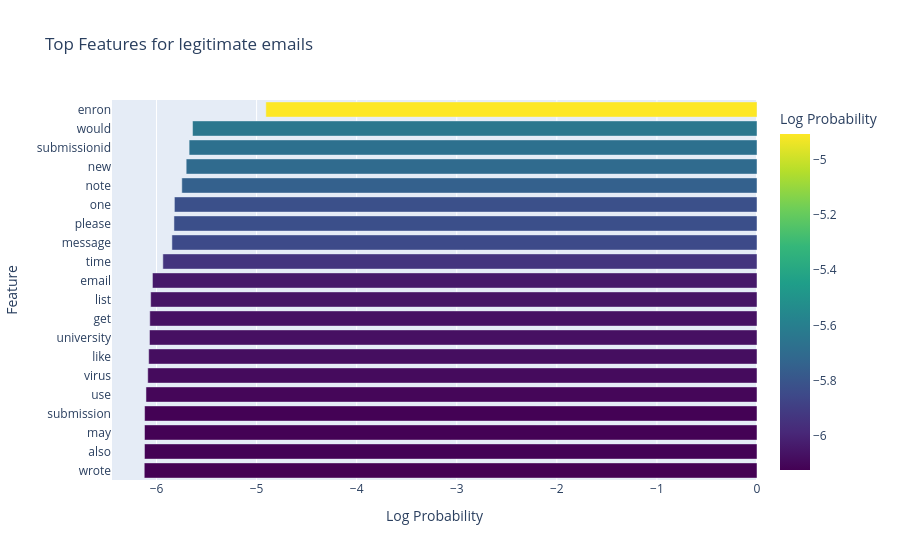
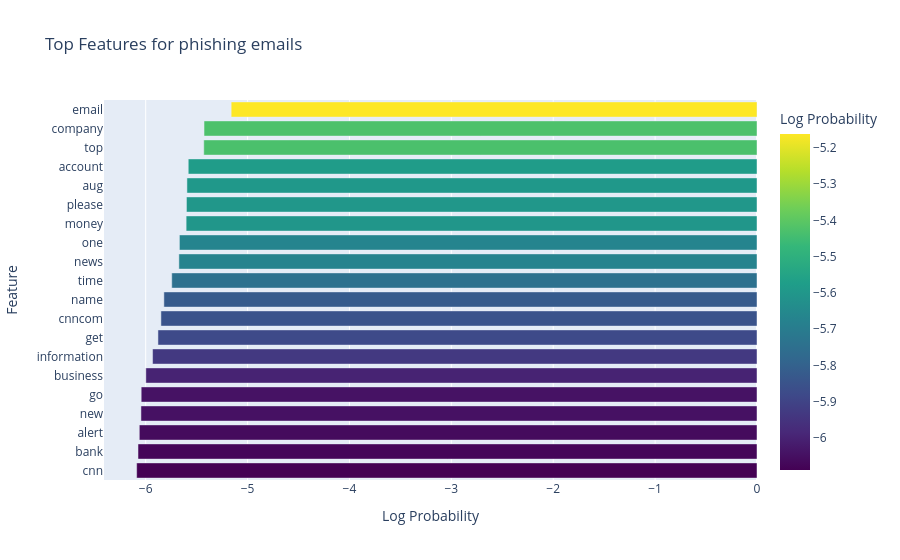

Here is the notebook cell these charts were saved with, in order:
### Markdown cell above
## Visualisation de l'Importance des Features

La **Visualisation de l'Importance des Features** met en évidence les mots ou expressions les plus influents utilisés par le **classifieur Naive Bayes** pour distinguer entre les **emails légitimes** et les **emails de phishing**. Ces features sont classées en fonction de leurs scores d'importance, dérivés des log-probabilités du modèle.

### Code cell
import plotly.express as px

def plot_top_features_interactive(vectorizer, model, n=20):
    """
    Create an interactive bar plot with color gradients for the top `n` features for each class.

    Parameters:
    - vectorizer: The CountVectorizer used to transform the data.
    - model: The trained MultinomialNB model.
    - n: The number of top features to display for each class.
    """
    feature_names = vectorizer.get_feature_names_out()
    class_labels = model.classes_

    for i, label in enumerate(class_labels):
        # Get the top `n` features for the current class
        sorted_indices = np.argsort(model.feature_log_prob_[i])[::-1][:n]
        top_features = feature_names[sorted_indices]
        top_log_probs = model.feature_log_prob_[i][sorted_indices]

        # Create a DataFrame for the features and their log probabilities
        df = pd.DataFrame({
            'Feature': top_features,
            'Log Probability': top_log_probs
        })

        # Create an interactive bar plot
        fig = px.bar(
            df,
            x='Log Probability',
            y='Feature',
            orientation='h',
            color='Log Probability',
            color_continuous_scale='Viridis',
            title=f"Top Features for {'phishing' if label == 1 else 'legitimate'} emails",
        )
        fig.update_layout(yaxis=dict(autorange="reversed"))
        fig.show()

plot_top_features_interactive(vect, nb)

### Figure 1 — Plotly figure (JSON) as saved in the notebook; plotly's stock layout.template omitted (floating-point values rounded to 4 significant figures)
{"data": [{"hovertemplate": "Log Probability=%{marker.color}<br>Feature=%{y}<extra></extra>", "legendgroup": "", "marker": {"color": [-4.908, -5.64, -5.674, -5.704, -5.747, -5.821, -5.826, -5.846, -5.937, -6.041, -6.058, -6.067, -6.07, -6.078, -6.088, -6.105, -6.119, -6.12, -6.12, -6.123], "coloraxis": "coloraxis", "pattern": {"shape": ""}}, "name": "", "orientation": "h", "showlegend": false, "textposition": "auto", "type": "bar", "x": [-4.908, -5.64, -5.674, -5.704, -5.747, -5.821, -5.826, -5.846, -5.937, -6.041, -6.058, -6.067, -6.07, -6.078, -6.088, -6.105, -6.119, -6.12, -6.12, -6.123], "xaxis": "x", "y": ["enron", "would", "submissionid", "new", "note", "one", "please", "message", "time", "email", "list", "get", "university", "like", "virus", "use", "submission", "may", "also", "wrote"], "yaxis": "y"}], "layout": {"barmode": "relative", "coloraxis": {"colorbar": {"title": {"text": "Log Probability"}}, "colorscale": [[0, "#440154"], [0.1111, "#482878"], [0.2222, "#3e4989"], [0.3333, "#31688e"], [0.4444, "#26828e"], [0.5556, "#1f9e89"], [0.6667, "#35b779"], [0.7778, "#6ece58"], [0.8889, "#b5de2b"], [1, "#fde725"]]}, "legend": {"tracegroupgap": 0}, "title": {"text": "Top Features for legitimate emails"}, "xaxis": {"anchor": "y", "domain": [0, 1], "title": {"text": "Log Probability"}}, "yaxis": {"anchor": "x", "autorange": "reversed", "domain": [0, 1], "title": {"text": "Feature"}}}}

### Figure 2 — Plotly figure (JSON) as saved in the notebook; plotly's stock layout.template omitted (floating-point values rounded to 4 significant figures)
{"data": [{"hovertemplate": "Log Probability=%{marker.color}<br>Feature=%{y}<extra></extra>", "legendgroup": "", "marker": {"color": [-5.161, -5.427, -5.43, -5.582, -5.595, -5.6, -5.603, -5.669, -5.674, -5.744, -5.822, -5.851, -5.88, -5.933, -5.999, -6.044, -6.047, -6.063, -6.075, -6.089], "coloraxis": "coloraxis", "pattern": {"shape": ""}}, "name": "", "orientation": "h", "showlegend": false, "textposition": "auto", "type": "bar", "x": [-5.161, -5.427, -5.43, -5.582, -5.595, -5.6, -5.603, -5.669, -5.674, -5.744, -5.822, -5.851, -5.88, -5.933, -5.999, -6.044, -6.047, -6.063, -6.075, -6.089], "xaxis": "x", "y": ["email", "company", "top", "account", "aug", "please", "money", "one", "news", "time", "name", "cnncom", "get", "information", "business", "go", "new", "alert", "bank", "cnn"], "yaxis": "y"}], "layout": {"barmode": "relative", "coloraxis": {"colorbar": {"title": {"text": "Log Probability"}}, "colorscale": [[0, "#440154"], [0.1111, "#482878"], [0.2222, "#3e4989"], [0.3333, "#31688e"], [0.4444, "#26828e"], [0.5556, "#1f9e89"], [0.6667, "#35b779"], [0.7778, "#6ece58"], [0.8889, "#b5de2b"], [1, "#fde725"]]}, "legend": {"tracegroupgap": 0}, "title": {"text": "Top Features for phishing emails"}, "xaxis": {"anchor": "y", "domain": [0, 1], "title": {"text": "Log Probability"}}, "yaxis": {"anchor": "x", "autorange": "reversed", "domain": [0, 1], "title": {"text": "Feature"}}}}
